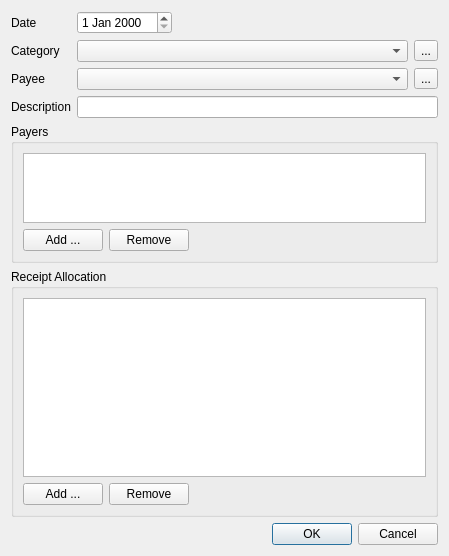
<?xml version="1.0" encoding="UTF-8"?>
<ui version="4.0">
 <class>ReceiptDialog</class>
 <widget class="QDialog" name="ReceiptDialog">
  <property name="geometry">
   <rect>
    <x>0</x>
    <y>0</y>
    <width>449</width>
    <height>556</height>
   </rect>
  </property>
  <property name="windowTitle">
   <string>Dialog</string>
  </property>
  <layout class="QGridLayout" name="gridLayout_3">
   <item row="0" column="0">
    <layout class="QFormLayout" name="formLayout">
     <item row="0" column="0">
      <widget class="QLabel" name="label">
       <property name="text">
        <string>Date</string>
       </property>
      </widget>
     </item>
     <item row="0" column="1">
      <layout class="QHBoxLayout" name="horizontalLayout">
       <item>
        <widget class="QDateEdit" name="dateEdit"/>
       </item>
       <item>
        <spacer name="horizontalSpacer">
         <property name="orientation">
          <enum>Qt::Horizontal</enum>
         </property>
         <property name="sizeHint" stdset="0">
          <size>
           <width>40</width>
           <height>20</height>
          </size>
         </property>
        </spacer>
       </item>
      </layout>
     </item>
     <item row="1" column="0">
      <widget class="QLabel" name="label_4">
       <property name="text">
        <string>Category</string>
       </property>
      </widget>
     </item>
     <item row="1" column="1">
      <layout class="QHBoxLayout" name="horizontalLayout_3">
       <item>
        <widget class="QComboBox" name="comboBox_2"/>
       </item>
       <item>
        <widget class="QToolButton" name="toolButton_2">
         <property name="text">
          <string>...</string>
         </property>
        </widget>
       </item>
      </layout>
     </item>
     <item row="2" column="0">
      <widget class="QLabel" name="label_3">
       <property name="text">
        <string>Payee</string>
       </property>
      </widget>
     </item>
     <item row="2" column="1">
      <layout class="QHBoxLayout" name="horizontalLayout_2">
       <item>
        <widget class="QComboBox" name="comboBox"/>
       </item>
       <item>
        <widget class="QToolButton" name="toolButton">
         <property name="text">
          <string>...</string>
         </property>
        </widget>
       </item>
      </layout>
     </item>
     <item row="3" column="0">
      <widget class="QLabel" name="label_2">
       <property name="text">
        <string>Description</string>
       </property>
      </widget>
     </item>
     <item row="3" column="1">
      <widget class="QLineEdit" name="lineEdit"/>
     </item>
    </layout>
   </item>
   <item row="1" column="0">
    <widget class="QGroupBox" name="groupBox">
     <property name="sizePolicy">
      <sizepolicy hsizetype="Preferred" vsizetype="Preferred">
       <horstretch>0</horstretch>
       <verstretch>1</verstretch>
      </sizepolicy>
     </property>
     <property name="title">
      <string>Payers</string>
     </property>
     <layout class="QGridLayout" name="gridLayout">
      <item row="1" column="2">
       <spacer name="horizontalSpacer_3">
        <property name="orientation">
         <enum>Qt::Horizontal</enum>
        </property>
        <property name="sizeHint" stdset="0">
         <size>
          <width>246</width>
          <height>20</height>
         </size>
        </property>
       </spacer>
      </item>
      <item row="0" column="0" colspan="3">
       <widget class="QTableView" name="tableView">
        <property name="sizePolicy">
         <sizepolicy hsizetype="Expanding" vsizetype="Expanding">
          <horstretch>0</horstretch>
          <verstretch>0</verstretch>
         </sizepolicy>
        </property>
       </widget>
      </item>
      <item row="1" column="0">
       <widget class="QPushButton" name="pushButton">
        <property name="text">
         <string>Add ...</string>
        </property>
       </widget>
      </item>
      <item row="1" column="1">
       <widget class="QPushButton" name="pushButton_2">
        <property name="text">
         <string>Remove</string>
        </property>
       </widget>
      </item>
     </layout>
    </widget>
   </item>
   <item row="2" column="0">
    <widget class="QGroupBox" name="groupBox_2">
     <property name="sizePolicy">
      <sizepolicy hsizetype="Preferred" vsizetype="Preferred">
       <horstretch>0</horstretch>
       <verstretch>2</verstretch>
      </sizepolicy>
     </property>
     <property name="title">
      <string>Receipt Allocation</string>
     </property>
     <layout class="QGridLayout" name="gridLayout_2">
      <item row="1" column="0">
       <widget class="QPushButton" name="pushButton_3">
        <property name="text">
         <string>Add ...</string>
        </property>
       </widget>
      </item>
      <item row="1" column="1">
       <widget class="QPushButton" name="pushButton_4">
        <property name="text">
         <string>Remove</string>
        </property>
       </widget>
      </item>
      <item row="1" column="2">
       <spacer name="horizontalSpacer_4">
        <property name="orientation">
         <enum>Qt::Horizontal</enum>
        </property>
        <property name="sizeHint" stdset="0">
         <size>
          <width>40</width>
          <height>20</height>
         </size>
        </property>
       </spacer>
      </item>
      <item row="0" column="0" colspan="3">
       <widget class="QTableView" name="tableView_2">
        <property name="sizePolicy">
         <sizepolicy hsizetype="Expanding" vsizetype="Expanding">
          <horstretch>0</horstretch>
          <verstretch>0</verstretch>
         </sizepolicy>
        </property>
       </widget>
      </item>
     </layout>
    </widget>
   </item>
   <item row="3" column="0">
    <widget class="QDialogButtonBox" name="buttonBox">
     <property name="orientation">
      <enum>Qt::Horizontal</enum>
     </property>
     <property name="standardButtons">
      <set>QDialogButtonBox::Cancel|QDialogButtonBox::Ok</set>
     </property>
    </widget>
   </item>
  </layout>
 </widget>
 <resources/>
 <connections>
  <connection>
   <sender>buttonBox</sender>
   <signal>accepted()</signal>
   <receiver>ReceiptDialog</receiver>
   <slot>accept()</slot>
   <hints>
    <hint type="sourcelabel">
     <x>248</x>
     <y>254</y>
    </hint>
    <hint type="destinationlabel">
     <x>157</x>
     <y>274</y>
    </hint>
   </hints>
  </connection>
  <connection>
   <sender>buttonBox</sender>
   <signal>rejected()</signal>
   <receiver>ReceiptDialog</receiver>
   <slot>reject()</slot>
   <hints>
    <hint type="sourcelabel">
     <x>316</x>
     <y>260</y>
    </hint>
    <hint type="destinationlabel">
     <x>286</x>
     <y>274</y>
    </hint>
   </hints>
  </connection>
 </connections>
</ui>
